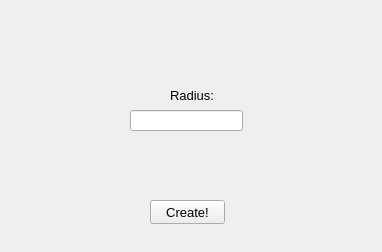
<?xml version="1.0" encoding="UTF-8"?>
<ui version="4.0">
 <class>Form_Circle</class>
 <widget class="QWidget" name="Form_Circle">
  <property name="geometry">
   <rect>
    <x>0</x>
    <y>0</y>
    <width>382</width>
    <height>252</height>
   </rect>
  </property>
  <property name="windowTitle">
   <string>Form</string>
  </property>
  <widget class="QLineEdit" name="lineEdit">
   <property name="geometry">
    <rect>
     <x>130</x>
     <y>110</y>
     <width>113</width>
     <height>21</height>
    </rect>
   </property>
   <property name="font">
    <font>
     <pointsize>10</pointsize>
    </font>
   </property>
  </widget>
  <widget class="QLabel" name="label">
   <property name="geometry">
    <rect>
     <x>170</x>
     <y>80</y>
     <width>61</width>
     <height>31</height>
    </rect>
   </property>
   <property name="font">
    <font>
     <pointsize>10</pointsize>
    </font>
   </property>
   <property name="text">
    <string>Radius:</string>
   </property>
  </widget>
  <widget class="QPushButton" name="pushButton">
   <property name="geometry">
    <rect>
     <x>150</x>
     <y>200</y>
     <width>75</width>
     <height>24</height>
    </rect>
   </property>
   <property name="font">
    <font>
     <pointsize>10</pointsize>
    </font>
   </property>
   <property name="text">
    <string>Create!</string>
   </property>
  </widget>
 </widget>
 <resources/>
 <connections/>
</ui>
